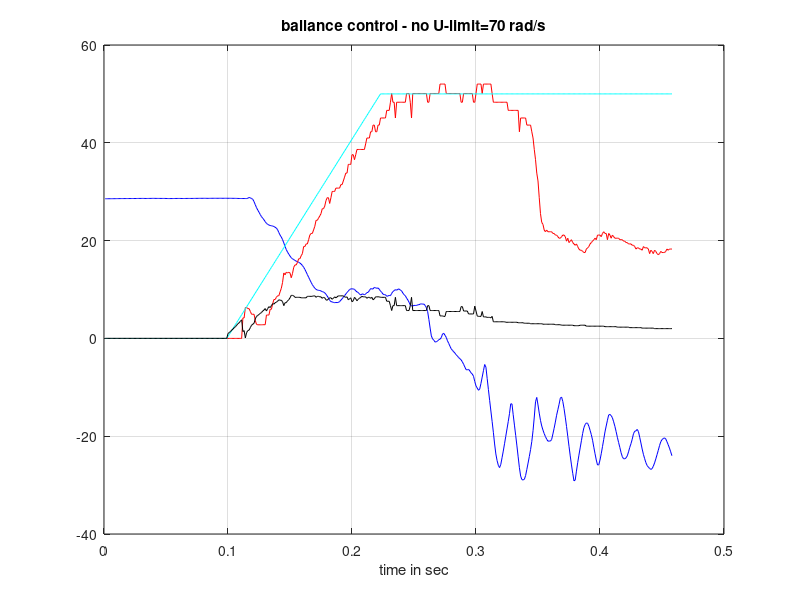

Recreate this plot in MATLAB. (Note: this script raises an error after producing the figure.)
% plot af data dra regbot
clear
close all
%% plot ballance on floor (free with wires - start flat)
data = load('ballance_start_vel_step_1.txt');
%  1    time 0.004 sec
%  2    mission (2) state 2
%  3  4  5 Acc x,y,z: 4.272275 0.151040 -8.906568
%  6  7  8 Gyro x,y,z: -1.213074 24.528503 4.127502
%  9 10 Motor velocity ref left, right: -0.00 0.00
% 11 12 Motor voltage [V] left, right: 8.0 8.0
% 13 14 Wheel velocity [r/s] left, right: 0.0151 0.0075
% 15 16 17 18 Pose x,y,h,tilt [m,m,rad,rad]: 0.0004 -0.0000 0.000000 0.520862
% 19    Battery voltage [V]: 9.48
% 20 21 Get data time [us]: 490 +ctrl 880
% 22 23 24 25 Extra pt.: balE[0], balU[0], balUI[0], balUI[1]:
figure(13)
n = size(data,1);
hold off
plot(data(1:n,1), data(1:n,18)*180/pi, 'b');
hold on
plot(data(1:n,1), data(1:n,13), 'r');
plot(data(1:n,1), data(1:n,9), 'c');
%plot(data(1:n,1), data(1:n,23), '.-m');
plot(data(1:n,1), data(1:n,11), 'k');
%plot(data(1:n,1), data(1:n,16)*30, 'r');
grid on
xlabel('time in sec');
title('ballance control - no U-limit=70 rad/s')
legend('tilt (deg)','wheel vel m/s', 'Wheel vel ref [m/s]','motor volt',1)
%% plot of raw data from ballance
figure(14)
n = size(data,1);
hold off
plot(data(1:n,1), data(1:n,16)*10, 'b');
hold on
plot(data(1:n,1), data(1:n,3), 'r');
plot(data(1:n,1), data(1:n,5), 'm');
plot(data(1:n,1), data(1:n,7)/10, '.-c');
grid on
xlabel('time in sec');
title('ballance control - U-limit=70 rad/s')
legend('tilt error (rad*10)', 'acc X', 'acc Z', 'gyro y / 10',1)
%% CPU time
figure(15)
plot(data(1:n,1), data(1:n,21), 'r');
hold on
plot(data(1:n,1), data(1:n,20), 'b');
